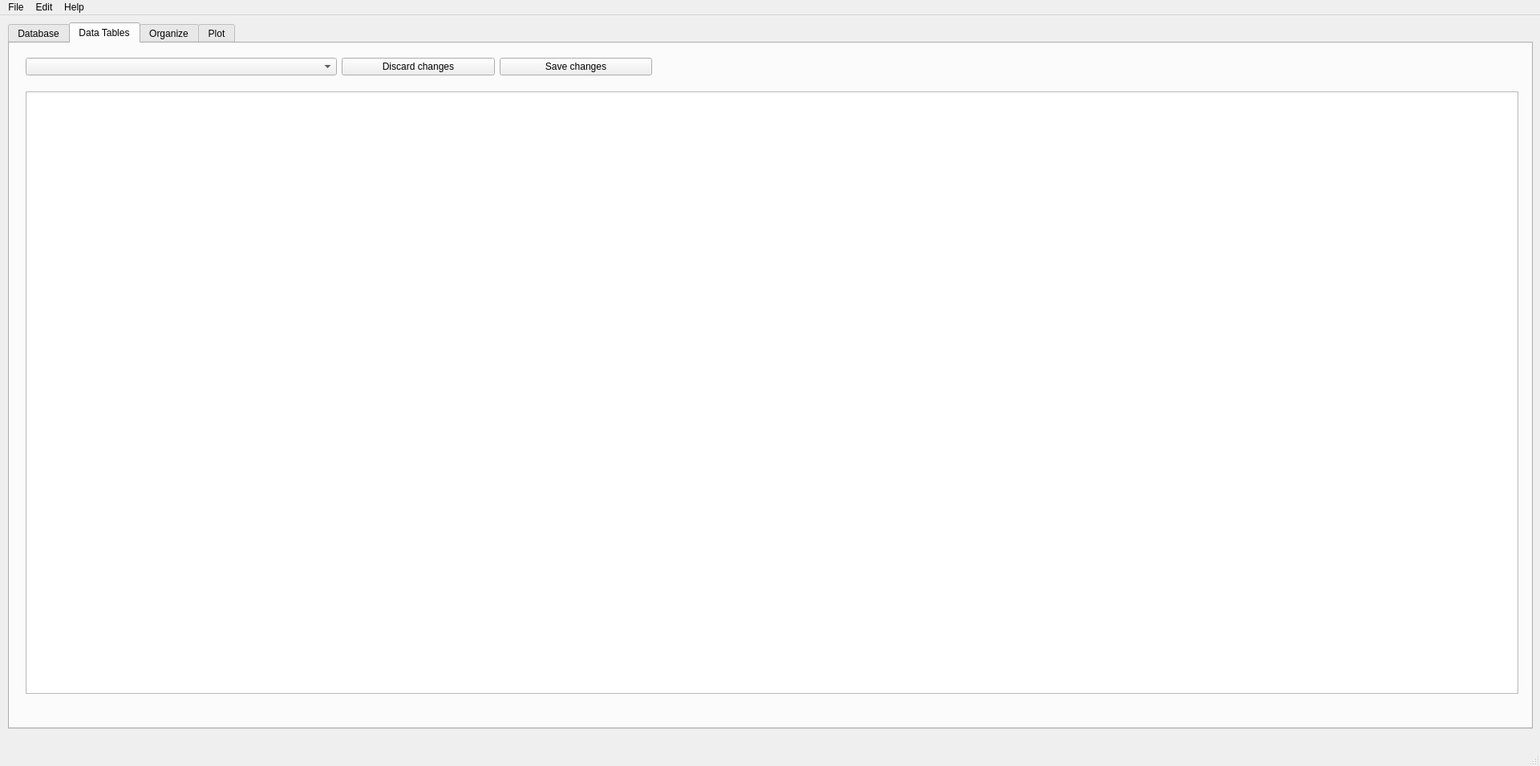
<?xml version="1.0" encoding="UTF-8"?>
<ui version="4.0">
 <class>MainWindow</class>
 <widget class="QMainWindow" name="MainWindow">
  <property name="geometry">
   <rect>
    <x>0</x>
    <y>0</y>
    <width>1920</width>
    <height>955</height>
   </rect>
  </property>
  <property name="windowTitle">
   <string>MainWindow</string>
  </property>
  <widget class="QWidget" name="centralwidget">
   <widget class="QTabWidget" name="tabWidget">
    <property name="geometry">
     <rect>
      <x>10</x>
      <y>9</y>
      <width>1901</width>
      <height>881</height>
     </rect>
    </property>
    <property name="tabPosition">
     <enum>QTabWidget::North</enum>
    </property>
    <property name="currentIndex">
     <number>1</number>
    </property>
    <property name="elideMode">
     <enum>Qt::ElideRight</enum>
    </property>
    <property name="movable">
     <bool>true</bool>
    </property>
    <widget class="QWidget" name="Database_tab">
     <attribute name="title">
      <string>Database</string>
     </attribute>
    </widget>
    <widget class="QWidget" name="tables_tab">
     <attribute name="title">
      <string>Data Tables</string>
     </attribute>
     <widget class="QTableView" name="dbTable_tableView">
      <property name="geometry">
       <rect>
        <x>20</x>
        <y>60</y>
        <width>1861</width>
        <height>751</height>
       </rect>
      </property>
     </widget>
     <widget class="QWidget" name="">
      <property name="geometry">
       <rect>
        <x>20</x>
        <y>10</y>
        <width>781</width>
        <height>38</height>
       </rect>
      </property>
      <layout class="QHBoxLayout" name="horizontalLayout_2">
       <item>
        <widget class="QComboBox" name="dbTable_comboBox">
         <property name="currentText">
          <string/>
         </property>
         <property name="placeholderText">
          <string>Select table</string>
         </property>
        </widget>
       </item>
       <item>
        <layout class="QHBoxLayout" name="horizontalLayout">
         <item>
          <widget class="QPushButton" name="discard_pushButton">
           <property name="text">
            <string>Discard changes</string>
           </property>
          </widget>
         </item>
         <item>
          <widget class="QPushButton" name="save_pushButton">
           <property name="text">
            <string>Save changes</string>
           </property>
          </widget>
         </item>
        </layout>
       </item>
      </layout>
     </widget>
    </widget>
    <widget class="QWidget" name="organize_tab">
     <attribute name="title">
      <string>Organize</string>
     </attribute>
    </widget>
    <widget class="QWidget" name="plot_tab">
     <attribute name="title">
      <string>Plot</string>
     </attribute>
    </widget>
   </widget>
  </widget>
  <widget class="QMenuBar" name="menubar">
   <property name="geometry">
    <rect>
     <x>0</x>
     <y>0</y>
     <width>1920</width>
     <height>22</height>
    </rect>
   </property>
   <widget class="QMenu" name="menuFile">
    <property name="title">
     <string>File</string>
    </property>
    <addaction name="actionNew"/>
    <addaction name="actionOpen"/>
    <addaction name="actionRecent"/>
    <addaction name="actionImport"/>
    <addaction name="separator"/>
    <addaction name="actionSave"/>
    <addaction name="actionSave_as"/>
    <addaction name="actionCreate_backup"/>
    <addaction name="actionRestore_backup"/>
    <addaction name="actionExport"/>
    <addaction name="separator"/>
    <addaction name="actionClose"/>
   </widget>
   <widget class="QMenu" name="menuEdit">
    <property name="title">
     <string>Edit</string>
    </property>
    <addaction name="actionSources"/>
    <addaction name="actionRegions"/>
    <addaction name="actionSettings"/>
    <addaction name="actionRock_types"/>
    <addaction name="actionUnits"/>
    <addaction name="actionAge_signatures"/>
   </widget>
   <widget class="QMenu" name="menuHelp">
    <property name="title">
     <string>Help</string>
    </property>
    <addaction name="actionHelo"/>
    <addaction name="actionCurrent_window_help"/>
   </widget>
   <addaction name="menuFile"/>
   <addaction name="menuEdit"/>
   <addaction name="menuHelp"/>
  </widget>
  <widget class="QStatusBar" name="statusbar"/>
  <action name="actionNew">
   <property name="text">
    <string>New</string>
   </property>
  </action>
  <action name="actionOpen">
   <property name="text">
    <string>Open</string>
   </property>
  </action>
  <action name="actionRecent">
   <property name="text">
    <string>Recent</string>
   </property>
  </action>
  <action name="actionSave">
   <property name="text">
    <string>Save</string>
   </property>
  </action>
  <action name="actionSave_as">
   <property name="text">
    <string>Save as...</string>
   </property>
  </action>
  <action name="actionExport">
   <property name="text">
    <string>Export</string>
   </property>
  </action>
  <action name="actionImport">
   <property name="text">
    <string>Import</string>
   </property>
  </action>
  <action name="actionClose">
   <property name="text">
    <string>Close</string>
   </property>
  </action>
  <action name="actionCreate_backup">
   <property name="text">
    <string>Create backup</string>
   </property>
  </action>
  <action name="actionRestore_backup">
   <property name="text">
    <string>Restore backup</string>
   </property>
  </action>
  <action name="actionSources">
   <property name="text">
    <string>Sources</string>
   </property>
  </action>
  <action name="actionRegions">
   <property name="text">
    <string>Regions</string>
   </property>
  </action>
  <action name="actionSettings">
   <property name="text">
    <string>Settings</string>
   </property>
  </action>
  <action name="actionUnits">
   <property name="text">
    <string>Units</string>
   </property>
  </action>
  <action name="actionAge_signatures">
   <property name="text">
    <string>Age signatures</string>
   </property>
  </action>
  <action name="actionRock_types">
   <property name="text">
    <string>Rock types</string>
   </property>
  </action>
  <action name="actionHelo">
   <property name="text">
    <string>Help</string>
   </property>
  </action>
  <action name="actionCurrent_window_help">
   <property name="text">
    <string>Current window help</string>
   </property>
  </action>
 </widget>
 <resources/>
 <connections/>
</ui>
